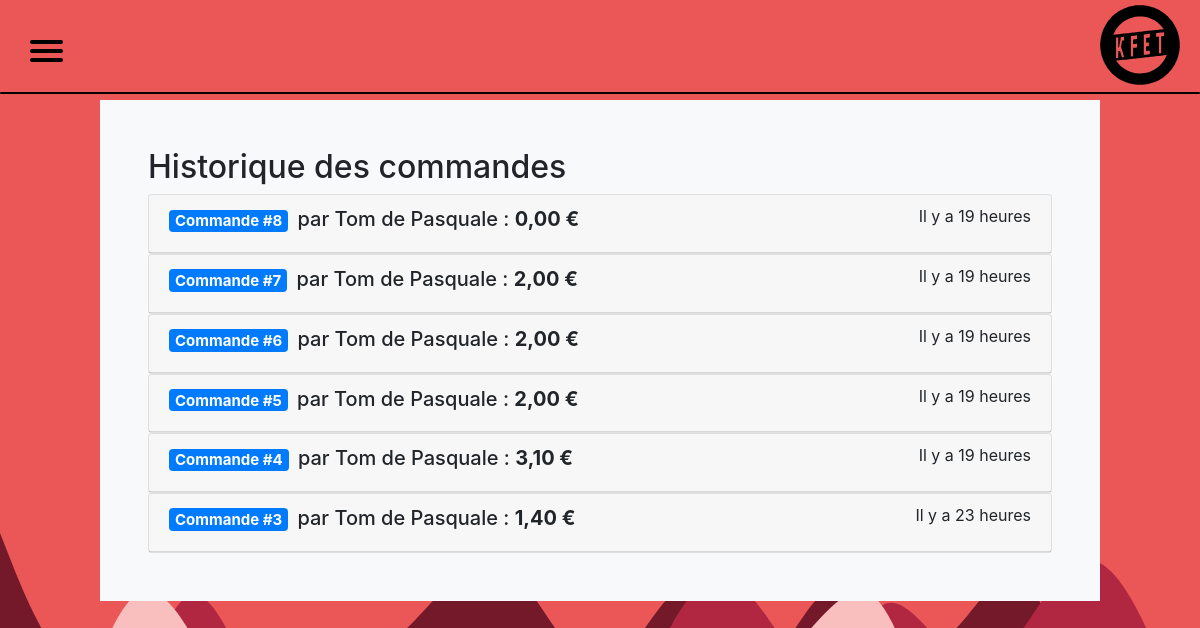
Page /observe_commands.php (signed in) on the committed database.
### tables this page shows
CREATE TABLE IF NOT EXISTS `orders` (
  `id` int(11) NOT NULL AUTO_INCREMENT,
  `user_id` int(11) NOT NULL,
  `datetime` datetime NOT NULL,
  PRIMARY KEY (`id`)
);

CREATE TABLE IF NOT EXISTS `users` (
  `id` int(11) NOT NULL AUTO_INCREMENT,
  `student_number` mediumint(9) NOT NULL,
  `password` varchar(255) NOT NULL DEFAULT '',
  `username` varchar(255) NOT NULL,
  `bdlc_member` tinyint(1) NOT NULL DEFAULT '0' COMMENT 'Boolean',
  `auth_level` tinyint(4) NOT NULL DEFAULT '0' COMMENT '[0 = basic user | 1 = barista | 2 = admin]',
  `credit` decimal(10,2) NOT NULL DEFAULT '0.00',
  `activated` tinyint(1) NOT NULL DEFAULT '0' COMMENT 'Boolean',
  PRIMARY KEY (`id`)
);

### observe_commands.php (the view, shortened to what this page needs)
<!DOCTYPE html>
<html>
<head>
    <?php include('templates/head.php') ?>
    <?php include('templates/administrate_includes.php') ?>
    <link rel="stylesheet" type="text/css" href="css/administrate.css">
</head>
<body>
    <?php include('templates/nav.php') ?>
    <main>
        <div class="container bg-light p-5">
            <h2>Historique des commandes</h2>
            <div id="accordion">
<?php
    if(!$mysqli = connectToDatabase()) exit();
    $req = 'SELECT * FROM orders ORDER BY datetime DESC LIMIT 50';
    $result = $mysqli->query($req);
    $fmt = new NumberFormatter( 'fr_FR', NumberFormatter::CURRENCY);
    while($order_row = $result->fetch_array()) {
        $order_id = $order_row['id'];
        $datetime = $order_row['datetime'];
        $user_id = $order_row['user_id'];
        $name = 'Inconnu.e';
        $name_query_result = $mysqli->query('SELECT username FROM users WHERE id=' . $user_id);
        if(!$name_query_result) {
            echo '<small class="text-danger">Error : '. $mysqli->error .'</small>';
        } else {
            $name = $name_query_result->fetch_array()['username'];
        }
        $date_message = '';
        $time_delta = date_diff(new DateTime($datetime), new DateTime(date('Y-m-d H:i:s')), true);
        if($time_delta->d > 1) {
            $date_message = 'Il y a ' . $time_delta->d . ' jours';
        } else if($time_delta->d == 1) {
            $date_message = 'Il y a ' . $time_delta->d . ' jour';
        } else if($time_delta->d == 0 && $time_delta->h == 1) {
            $date_message = 'Il y a ' . $time_delta->h . ' heure';
        } else if($time_delta->d == 0 && $time_delta->h > 0) {
            $date_message = 'Il y a ' . $time_delta->h . ' heures';
        } else if($time_delta->h == 0 && $time_delta->i == 1) {
            $date_message = 'Il y a ' . $time_delta->i . ' minute';
        } else if($time_delta->h == 0 && $time_delta->i == 1) {
            $date_message = 'Il y a ' . $time_delta->i . ' minute';
        } else if($time_delta->h == 0) {
            $date_message = 'Il y a ' . $time_delta->i . ' minutes';
        } else if($time_delta->i == 0) {
            $date_message = 'Il y a quelques secondes';
        }
        $req = 'SELECT name, price, bdlc_price, quantity FROM item_orders o INNER JOIN products p ON o.product_id = p.id WHERE order_id=' . $order_id;
        $item_order_query_result = $mysqli->query($req);
        $total_price = 0;
        while($product_row = $item_order_query_result->fetch_array())
        {
            $actualPrice = ($_SESSION['bdlc_member']) ? $product_row['bdlc_price'] : $product_row['price'];
            $total = $actualPrice * $product_row['quantity'];
            $total_price += $total;
        }
?>
                <div class="card">
                    <div class="card-header" id="heading<?php echo $order_id; ?>">
                        <div class="mb-0 sortable" data-toggle="collapse" data-target="#collapse<?php echo $order_id; ?>">
                            <h5>
                                <span class="badge badge-primary mr-1">Commande #<?php echo $order_id; ?></span>
                                par <?php echo $name; ?> : <b><?php echo $fmt->formatCurrency($total_price, "EUR"); ?></b>
                                <small class="float-right"><?php echo $date_message; ?></small>
                            </h5>
                        </div>
                    </div>
                </div>
<?php
    }
?>
            </div>
        </div>
    </main>
</body>
</html>

### css/global.css (style rules this page uses)
:root { --nav-menu-height: 100px; }
body { background: var(--color-primary); background-image: url("../res/wave (1).svg"),url("../res/wave.svg"),url("../res/wave (2).svg"); background-repeat: no-repeat; background-attachment: fixed; background-size: 100% auto; background-position: bottom; }
.float-right { float: right; }

### css/administrate.css (style rules this page uses)
main { margin: var(--nav-menu-height); }
.card { width: 100%; }
.sortable { cursor: pointer; user-select: none; }

### css/theme.css (style rules this page uses)
* { padding: 0; margin: 0; text-decoration: none; list-style: none; box-sizing: border-box; --color-primary: #eb5757; --color-secondary: #f9bfbf; --color-tertiary: #b12741; --color-quaternary: #74192a; --color-font-text: black; --color-menu-background: #ededed; --color-menu-font-text: black; --color-menu-font-text-hover: var(--color-tertiary); --color-menu-span-burger: black; }

### css/typography.css (style rules this page uses)
* { --menu-font-family : "Avenir Next", "Avenir", sans-serif; --menu-font-size: 15px ; --menu-font-weight: regular; --form-header-font-family : "Oswald", sans-serif; --form-header-font-size: 25px ; --form-header-font-weight: regular; --form-label-font-size: 15px; --form-label-font-weight: regular; --form-button-font-size: 15px; }

### rows in the picture
orders: id "8", user.username "Tom de Pasquale", formatCurrency "0,00 €", datetime "Il y a 19 heures"
orders: id "7", user.username "Tom de Pasquale", formatCurrency "2,00 €", datetime "Il y a 19 heures"
orders: id "6", user.username "Tom de Pasquale", formatCurrency "2,00 €", datetime "Il y a 19 heures"
orders: id "5", user.username "Tom de Pasquale", formatCurrency "2,00 €", datetime "Il y a 19 heures"
orders: id "4", user.username "Tom de Pasquale", formatCurrency "3,10 €", datetime "Il y a 19 heures"
orders: id "3", user.username "Tom de Pasquale", formatCurrency "1,40 €", datetime "Il y a 23 heures"
